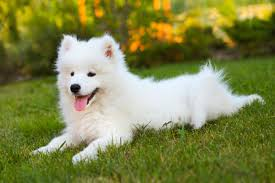
#> input picture segmentation/dog.jpeg, 275 x 183 px
$ jupyter execute segmentation.ipynb   (shell and % lines are left out)
#> lines starting #> are read from the running program, lines starting #| are printed output that depends on the picture; after the words box and inside, x2 and y2 are one past the last pixel; in counts of white or black regions, pixels touching at a corner belong together
[cell 1]
from skimage.color import rgb2gray
import numpy as np
import cv2
import matplotlib.pyplot as plt
from scipy import ndimage

[cell 2]
image = plt.imread('dog.jpeg')
#> image is the input picture: shape (183, 275, 3); mean R, G, B 128.5, 133.3, 74
print(image.shape)
#| (183, 275, 3)
plt.imshow(image)

[cell 3]
gray = rgb2gray(image)
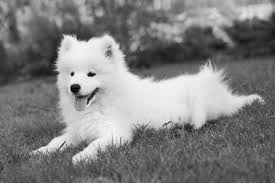
#> gray: shape (183, 275) float64; min 0.000833, max 0.997, mean 0.502
plt.imshow(gray, cmap='gray')

[cell 4]
gray_r = gray.reshape(gray.shape[0]*gray.shape[1])
for i in range(gray_r.shape[0]):
    if gray_r[i] > gray_r.mean():
        gray_r[i] = 1
    else:
        gray_r[i] = 0
gray = gray_r.reshape(gray.shape[0],gray.shape[1])
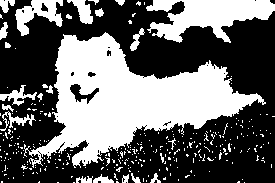
#> gray: shape (183, 275) float64; values 0 (black) and 1 (white), 40.9% white; 319 white regions (295 under 20 px), largest, box (x1, y1, x2, y2) and area: (24, 32, 266, 168) 13930, (146, 0, 275, 43) 3095, (15, 0, 63, 36) 832
plt.imshow(gray, cmap='gray')

[cell 5]
gray = rgb2gray(image)
gray_r = gray.reshape(gray.shape[0]*gray.shape[1])
for i in range(gray_r.shape[0]):
    if gray_r[i] > gray_r.mean():
        gray_r[i] = 3
    elif gray_r[i] > 0.5:
        gray_r[i] = 2
    elif gray_r[i] > 0.25:
        gray_r[i] = 1
    else:
        gray_r[i] = 0
gray = gray_r.reshape(gray.shape[0],gray.shape[1])
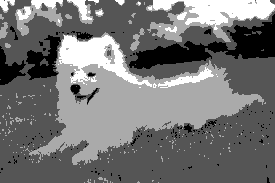
#> gray: shape (183, 275) float64; min 0, max 3, mean 1.37; drawn with min black and max white
plt.imshow(gray, cmap='gray')

[cell 6]
#Image Segmentation based on Clustering
image = plt.imread('dog.jpeg')/255
print(image.shape)
#| (183, 275, 3)
plt.imshow(image)
img_n = image.reshape(image.shape[0]*image.shape[1],image.shape[2])
print(img_n.shape)
#| (50325, 3)

[cell 7]
from sklearn.cluster import KMeans
kmeans = KMeans(n_clusters=5,random_state=0).fit(img_n)
img2 = kmeans.cluster_centers_[kmeans.labels_]
img = img2.reshape(image.shape[0],image.shape[1],image.shape[2])
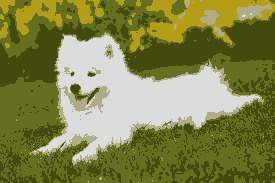
#> img: shape (183, 275, 3) float64; mean R, G, B 0.503, 0.522, 0.29
plt.imshow(img)

$ run again, with segmentation/1.jpeg copied over segmentation/dog.jpeg
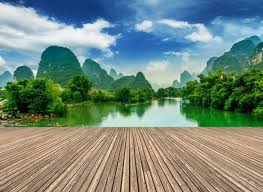
#> input picture segmentation/1.jpeg, 263 x 192 px
#> image is the input picture: shape (192, 263, 3); mean R, G, B 117.1, 137.1, 125.4
#| (192, 263, 3)
#> `gray = gray_r.reshape(gray.shape[0],gray.shape[1])`:
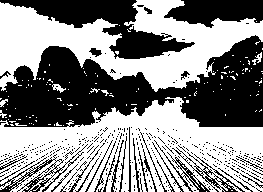
#> gray: shape (192, 263) float64; values 0 (black) and 1 (white), 53.8% white; 427 black regions (395 under 20 px), largest, box (x1, y1, x2, y2) and area: (0, 35, 263, 127) 13431, (0, 0, 195, 59) 4067, (164, 0, 263, 28) 1921
#| (192, 263, 3)
#| (50496, 3)
#> `img = img2.reshape(image.shape[0],image.shape[1],image.shape[2])`:
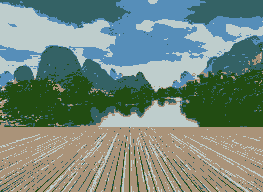
#> img: shape (192, 263, 3) float64; mean R, G, B 0.459, 0.537, 0.491
